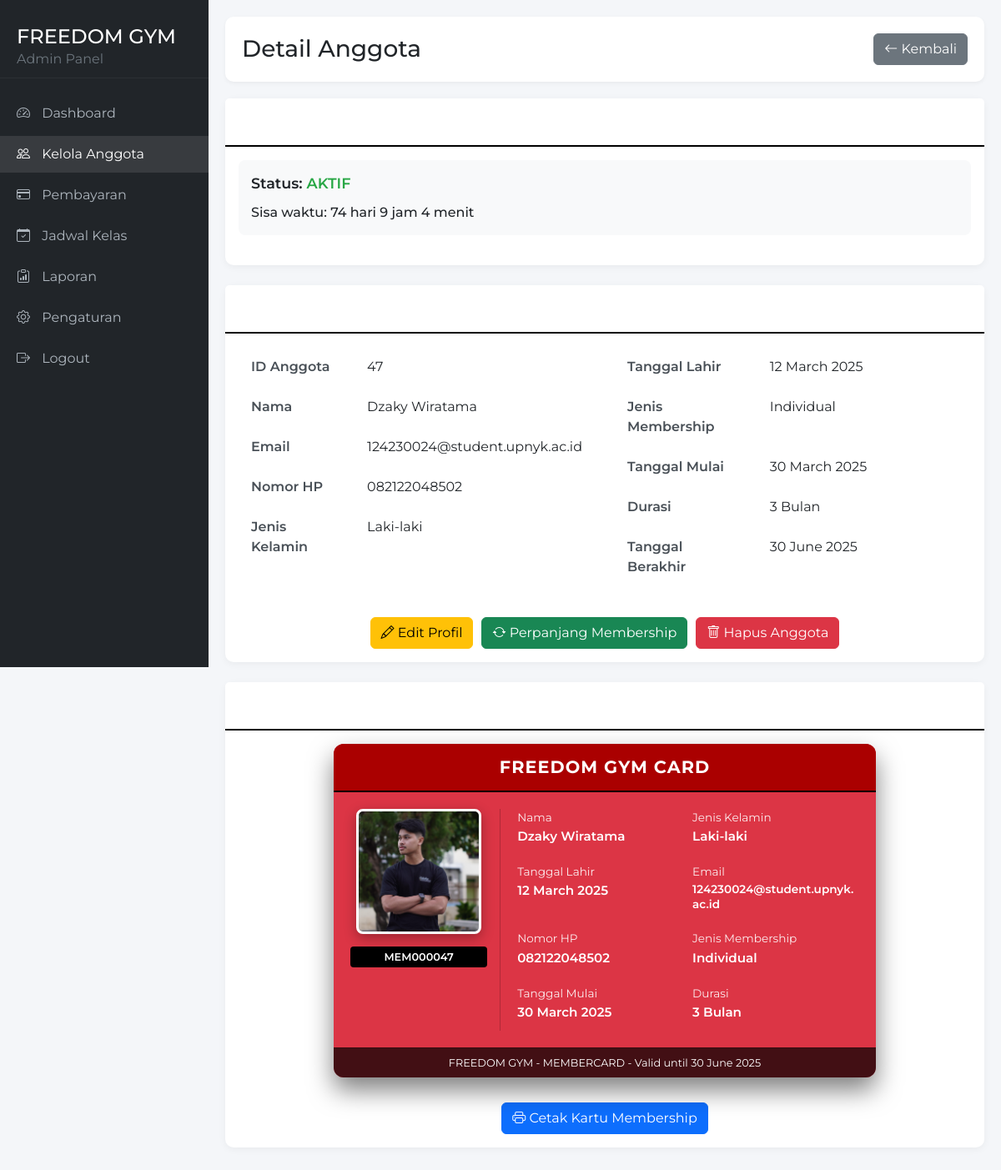
The page /admin-member-view.php?id=47 (signed in) on the database its author committed.
### tables this page shows
CREATE TABLE `membership` (
  `id` int(11) NOT NULL,
  `nama` varchar(255) NOT NULL,
  `nomorHP` varchar(20) NOT NULL,
  `email` varchar(100) NOT NULL,
  `alamat` text NOT NULL,
  `tanggalLahir` date NOT NULL,
  `jenisKelamin` enum('Laki-laki','Perempuan','Lainnya') NOT NULL,
  `jenisMembership` enum('Visit','Individual','Squad') NOT NULL,
  `tanggalMulai` date NOT NULL,
  `durasiMembership` enum('1 Bulan','3 Bulan','6 Bulan','12 Bulan') NOT NULL,
  `metodePembayaran` enum('Tunai','Transfer Bank','QRIS') NOT NULL,
  `fotoDiri` varchar(255) NOT NULL DEFAULT 'assets/img/default-profile.png',
  `catatanKesehatan` text DEFAULT NULL,
  `namaKontakDarurat` varchar(255) NOT NULL,
  `nomorKontakDarurat` varchar(20) NOT NULL,
  `persetujuan` tinyint(1) NOT NULL,
  `tanggalDaftar` timestamp NOT NULL DEFAULT current_timestamp(),
  `username` varchar(50) DEFAULT NULL,
  `password` varchar(255) DEFAULT NULL
);

### admin-member-view.php (the view, shortened to what this page needs)
<?php
$servername = "localhost";
$username = "root";
$password = "";
$dbname = "gym";
$conn = new mysqli($servername, $username, $password, $dbname);
$member_id = intval($_GET['id']);
function calculateExpiryDate($membershipType, $startDate, $durationStr) {
    $startDateTime = new DateTime($startDate);
    if ($membershipType === 'Visit') {
        $expiryDate = clone $startDateTime;
        $expiryDate->modify('+24 hours');
    } else {
        $durationMonths = intval(explode(' ', $durationStr)[0]);
        $expiryDate = clone $startDateTime;
        $expiryDate->modify("+{$durationMonths} months");
    }
    return $expiryDate;
}
function formatDate($date) {
    return date("d F Y", strtotime($date));
}
$query = "SELECT m.*,
          TIMESTAMPDIFF(SECOND, NOW(),
          CASE
            WHEN m.jenisMembership = 'Visit' THEN DATE_ADD(m.tanggalMulai, INTERVAL 24 HOUR)
            WHEN m.durasiMembership = '1 Bulan' THEN DATE_ADD(m.tanggalMulai, INTERVAL 1 MONTH)
            WHEN m.durasiMembership = '3 Bulan' THEN DATE_ADD(m.tanggalMulai, INTERVAL 3 MONTH)
            WHEN m.durasiMembership = '6 Bulan' THEN DATE_ADD(m.tanggalMulai, INTERVAL 6 MONTH)
            WHEN m.durasiMembership = '12 Bulan' THEN DATE_ADD(m.tanggalMulai, INTERVAL 12 MONTH)
            ELSE m.tanggalMulai
          END) as secondsRemaining
          FROM membership m
          WHERE m.id = ?";
$stmt = $conn->prepare($query);
$stmt->bind_param("i", $member_id);
$stmt->execute();
$result = $stmt->get_result();
if ($result->num_rows > 0) {
    $memberData = $result->fetch_assoc();
} else {
    $_SESSION['admin_message'] = "Anggota tidak ditemukan!";
    $_SESSION['admin_message_type'] = "danger";
    header("Location: admin-members.php");
    exit();
}
$membershipNumber = 'MEM' . str_pad($member_id, 6, '0', STR_PAD_LEFT);
function getBaseUrl() {
    $protocol = isset($_SERVER['HTTPS']) && $_SERVER['HTTPS'] === 'on' ? 'https://' : 'http://';
    $host = $_SERVER['HTTP_HOST'];
    $baseDir = dirname($_SERVER['SCRIPT_NAME']);
    $baseDir = $baseDir === '/' ? '' : $baseDir;
    return $protocol . $host . $baseDir;
}
$baseUrl = getBaseUrl();
$relativeDefaultPhoto = "assets/img/default-profile.png";
$defaultPhoto = $baseUrl . '/' . $relativeDefaultPhoto;
$photoPath = isset($memberData['fotoDiri']) && !empty($memberData['fotoDiri']) ? $memberData['fotoDiri'] : "";
$isVisit = ($memberData['jenisMembership'] === 'Visit');
$expiryDate = calculateExpiryDate(
    $memberData['jenisMembership'],
    $memberData['tanggalMulai'],
    $memberData['durasiMembership']
);
$expiryDateFormatted = $isVisit ?
    $expiryDate->format('d F Y, H:i:s') :
    $expiryDate->format('d F Y');
$now = new DateTime();
$isExpired = $expiryDate < $now;
$remainingTimeText = "";
if ($memberData['secondsRemaining'] > 0) {
    $days = floor($memberData['secondsRemaining'] / (60 * 60 * 24));
    $hours = floor(($memberData['secondsRemaining'] % (60 * 60 * 24)) / (60 * 60));
    $minutes = floor(($memberData['secondsRemaining'] % (60 * 60)) / 60);
    if ($days > 0) {
        $remainingTimeText = "$days hari ";
    }
    if ($hours > 0 || $days > 0) {
        $remainingTimeText .= "$hours jam ";
    }
    $remainingTimeText .= "$minutes menit";
} else {
    $remainingTimeText = "Kadaluarsa";
}
?>
<!DOCTYPE html>
<html lang="en">
<head>
    <link href="https://cdn.jsdelivr.net/npm/bootstrap@5.2.3/dist/css/bootstrap.min.css" rel="stylesheet">
    <link href="https://cdn.jsdelivr.net/npm/bootstrap-icons@1.10.0/font/bootstrap-icons.css" rel="stylesheet">
</head>
<body>
    <div class="sidebar">
        <div class="sidebar-header">
            <h4 class="mb-0">FREEDOM GYM</h4>
            <p class="text-muted mb-0">Admin Panel</p>
        </div>
        <ul class="sidebar-menu">
            <li><a href="admin-dashboard.php"><i class="bi bi-speedometer2"></i> Dashboard</a></li>
            <li><a href="admin-members.php" class="active"><i class="bi bi-people"></i> Kelola Anggota</a></li>
            <li><a href="admin-payments.php"><i class="bi bi-credit-card"></i> Pembayaran</a></li>
            <li><a href="admin-classes.php"><i class="bi bi-calendar-check"></i> Jadwal Kelas</a></li>
            <li><a href="admin-reports.php"><i class="bi bi-clipboard-data"></i> Laporan</a></li>
            <li><a href="admin-settings.php"><i class="bi bi-gear"></i> Pengaturan</a></li>
            <li><a href="logout-admin.php"><i class="bi bi-box-arrow-right"></i> Logout</a></li>
        </ul>
    </div>
    <div class="content">
        <div class="page-header d-flex justify-content-between align-items-center">
            <h3 class="mb-0">Detail Anggota</h3>
            <a href="admin-members.php" class="btn btn-secondary">
                <i class="bi bi-arrow-left"></i> Kembali
            </a>
        </div>
        <div class="card mb-4">
            <div class="card-header bg-white py-3">
                <h5 class="mb-0">Status Membership</h5>
            </div>
            <div class="card-body">
                <div class="membership-status">
                    <div class="status-title">
                        Status:
                        <span class="<?php echo $isExpired ? 'status-expired' : 'status-active'; ?>">
                            <?php echo $isExpired ? 'KADALUARSA' : 'AKTIF'; ?>
                        </span>
                    </div>
                    <?php if (!$isExpired): ?>
                        <div class="remaining-time">
                            Sisa waktu: <?php echo $remainingTimeText; ?>
                        </div>
                    <?php else: ?>
                        <div class="remaining-time status-expired">
                            Membership telah berakhir pada: <?php echo $expiryDateFormatted; ?>
                        </div>
                    <?php endif; ?>
                </div>
            </div>
        </div>
        <div class="card mb-4">
            <div class="card-header bg-white py-3">
                <h5 class="mb-0">Informasi Anggota</h5>
            </div>
            <div class="card-body">
                <div class="row">
                    <div class="col-md-6">
                        <table class="table table-borderless member-info-table">
                            <tr>
                                <th width="40%">ID Anggota</th>
                                <td><?php echo $member_id; ?></td>
                            </tr>
                            <tr>
                                <th>Nama</th>
                                <td><?php echo htmlspecialchars($memberData['nama']); ?></td>
                            </tr>
                            <tr>
                                <th>Email</th>
                                <td><?php echo htmlspecialchars($memberData['email']); ?></td>
                            </tr>
                            <tr>
                                <th>Nomor HP</th>
                                <td><?php echo htmlspecialchars($memberData['nomorHP']); ?></td>
                            </tr>
                            <tr>
                                <th>Jenis Kelamin</th>
                                <td><?php echo htmlspecialchars($memberData['jenisKelamin']); ?></td>
                            </tr>
                        </table>
                    </div>
                    <div class="col-md-6">
                        <table class="table table-borderless member-info-table">
                            <tr>
                                <th width="40%">Tanggal Lahir</th>
                                <td><?php echo formatDate($memberData['tanggalLahir']); ?></td>
                            </tr>
                            <tr>
                                <th>Jenis Membership</th>
                                <td><?php echo htmlspecialchars($memberData['jenisMembership']); ?></td>
                            </tr>
                            <tr>
                                <th>Tanggal Mulai</th>
                                <td><?php echo $isVisit ? formatDateTime($memberData['tanggalMulai']) : formatDate($memberData['tanggalMulai']); ?></td>
                            </tr>
                            <tr>
                                <th>Durasi</th>
                                <td><?php echo htmlspecialchars($memberData['durasiMembership']); ?></td>
                            </tr>
                            <tr>
                                <th>Tanggal Berakhir</th>
                                <td>
                                    <?php echo $expiryDateFormatted; ?>
                                </td>
                            </tr>
                        </table>
                    </div>
                </div>
                <div class="action-buttons">
                    <a href="admin-member-edit.php?id=<?php echo $member_id; ?>" class="btn btn-warning">
                        <i class="bi bi-pencil"></i> Edit Profil
                    </a>
                    <a href="admin-membership-renew.php?id=<?php echo $member_id; ?>" class="btn btn-success">
                        <i class="bi bi-arrow-repeat"></i> Perpanjang Membership
                    </a>
                    <button type="button" class="btn btn-danger" onclick="confirmDelete(<?php echo $member_id; ?>, '<?php echo htmlspecialchars($memberData['nama']); ?>')">
                        <i class="bi bi-trash"></i> Hapus Anggota
                    </button>
                </div>
            </div>
        </div>
        <div class="card mb-4">
            <div class="card-header bg-white py-3">
                <h5 class="mb-0">Kartu Membership</h5>
            </div>
            <div class="card-body">
                <div class="membership-card-container">
                    <div class="membership-card">
                        <div class="card-header">
                            FREEDOM GYM CARD
                        </div>
                        <div class="card-content">
                            <div class="photo-section">
                                <img src="<?php echo htmlspecialchars($photoPath); ?>"
                                    class="member-photo"
                                    alt="class="member-photo"
                                    alt="Foto Profil"
                                    data-default="<?php echo htmlspecialchars($defaultPhoto); ?>"
                                    onerror="this.src=this.getAttribute('data-default')">
                                <div class="member-id"><?php echo htmlspecialchars($membershipNumber); ?></div>
                            </div>
                            <div class="info-section">
                                <div class="info-item">
                                    <div class="info-label">Nama</div>
                                    <div class="info-value"><?php echo htmlspecialchars($memberData['nama']); ?></div>
                                </div>
                                <div class="info-item">
                                    <div class="info-label">Jenis Kelamin</div>
                                    <div class="info-value"><?php echo htmlspecialchars($memberData['jenisKelamin']); ?></div>
                                </div>
                                <div class="info-item">
                                    <div class="info-label">Tanggal Lahir</div>
                                    <div class="info-value"><?php echo formatDate($memberData['tanggalLahir']); ?></div>
                                </div>
                                <div class="info-item">
                                    <div class="info-label">Email</div>
                                    <div class="info-value long-text"><?php echo htmlspecialchars($memberData['email']); ?></div>
                                </div>
                                <div class="info-item">
                                    <div class="info-label">Nomor HP</div>
                                    <div class="info-value"><?php echo htmlspecialchars($memberData['nomorHP']); ?></div>
                                </div>
                                <div class="info-item">
                                    <div class="info-label">Jenis Membership</div>
                                    <div class="info-value"><?php echo htmlspecialchars($memberData['jenisMembership']); ?></div>
                                </div>
                                <div class="info-item">
                                    <div class="info-label">Tanggal Mulai</div>
                                    <div class="info-value"><?php echo $isVisit ? formatDateTime($memberData['tanggalMulai']) : formatDate($memberData['tanggalMulai']); ?></div>
                                </div>
                                <div class="info-item">
                                    <div class="info-label">Durasi</div>
                                    <div class="info-value"><?php echo htmlspecialchars($memberData['durasiMembership']); ?></div>
                                </div>
                            </div>
                        </div>
                        <div class="card-footer">
                            FREEDOM GYM - MEMBERCARD - Valid until <?php echo $expiryDateFormatted; ?>
                        </div>
                    </div>
                </div>
                <div class="d-flex justify-content-center mt-3">
                    <button class="btn btn-primary" onclick="printMembershipCard()">
                        <i class="bi bi-printer"></i> Cetak Kartu Membership
                    </button>
                </div>
            </div>
        </div>
    </div>
</body>
</html>

### rows shown on the page
membership: nama "Dzaky Wiratama", email "124230024@student.upnyk.ac.id", nomorHP "082122048502", jenisKelamin "Laki-laki", tanggalLahir "12 March 2025", jenisMembership "Individual", tanggalMulai "30 March 2025", durasiMembership "3 Bulan", jenisMembership "30 June 2025", fotoDiri (picture)

### other values the page prints
$remainingTimeText "74 hari 9 jam 4 menit"
$member_id "47"
$membershipNumber "MEM000047"
